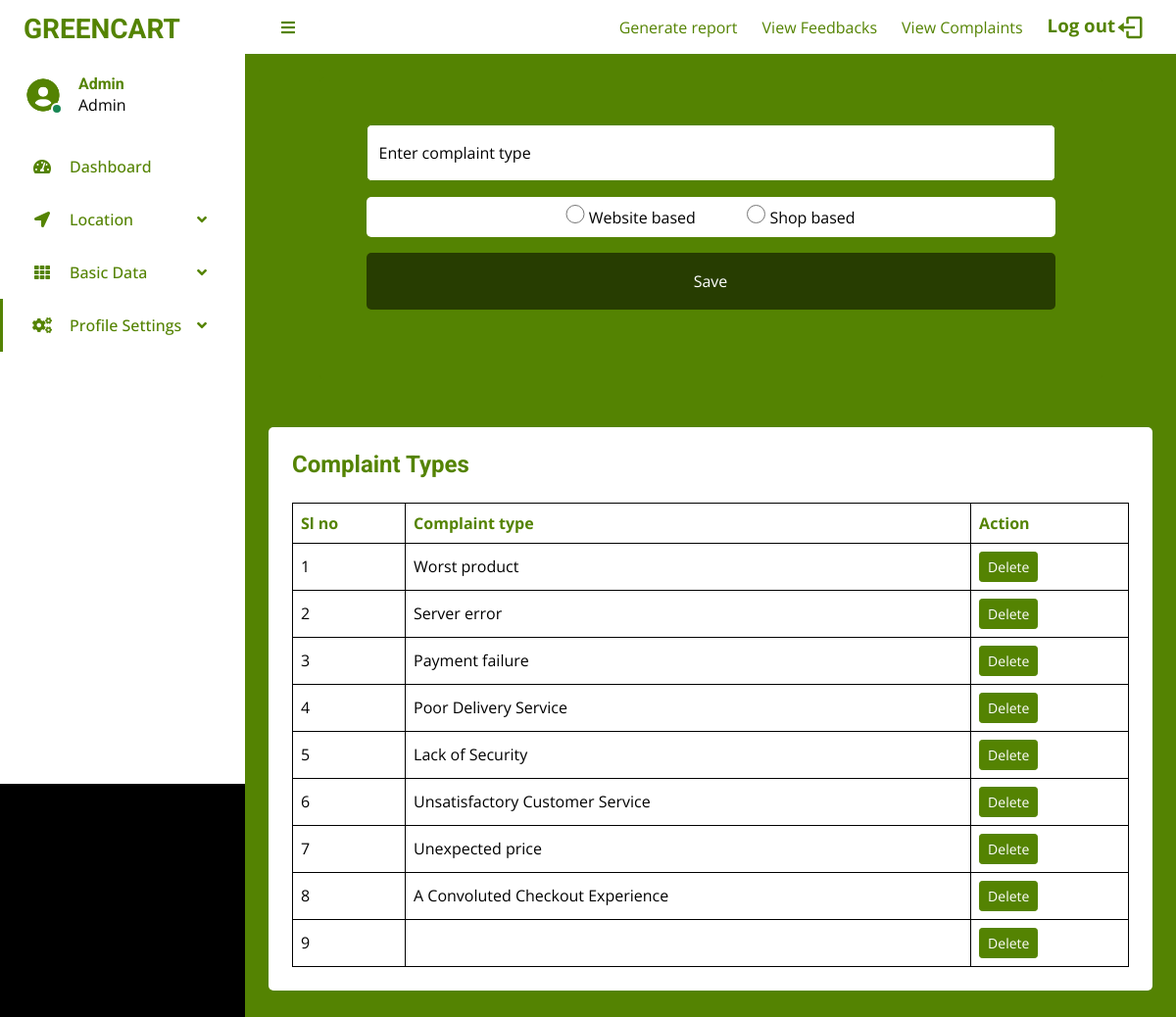
/Project/Admin/AdminComplaintType.php (signed in), run on the app's committed database.
### tables this page shows
CREATE TABLE `tbl_complaint_type` (
  `complaint_type_id` int(11) NOT NULL,
  `complaint_type_name` varchar(100) NOT NULL,
  `complaint_type_status` tinyint(4) NOT NULL,
  `complaint_type_del_status` tinyint(4) NOT NULL
);

### Project/Admin/AdminComplaintType.php (the view, shortened to what this page needs)
<?php
include("../Assets/Connection/connection.php");
    ?>
    <?php
$selQuery = "select * from tbl_admin where admin_id =" . $_SESSION['admin_id'];
$result = $conn->query($selQuery);
$data = $result->fetch_assoc();
            ?>
<!DOCTYPE html>
<html lang="en">
<head>
    <link href='https://unpkg.com/boxicons@2.1.4/css/boxicons.min.css' rel='stylesheet'>
    <link href="https://cdnjs.cloudflare.com/ajax/libs/font-awesome/5.10.0/css/all.min.css" rel="stylesheet">
    <link href="https://cdn.jsdelivr.net/npm/bootstrap-icons@1.4.1/font/bootstrap-icons.css" rel="stylesheet">
    <link href="../Assets//Template//AdminTemplate//darkpan-1.0.0//lib/owlcarousel/assets/owl.carousel.min.css"
        rel="stylesheet">
    <link
        href="../Assets//Template//AdminTemplate//darkpan-1.0.0//lib/tempusdominus/css/tempusdominus-bootstrap-4.min.css"
        rel="stylesheet" />
    <link href="../Assets//Template//AdminTemplate//darkpan-1.0.0//css/bootstrap.min.css" rel="stylesheet">
    <link rel="stylesheet" href="../Assets//Template//AdminTemplate//darkpan-1.0.0//css//style.css">
</head>
<body>
    <div class="container-fluid position-relative d-flex p-0">
        <?php include('../Assets/components/Admin/SideBar.php') ?>
        <div class="content" style="background: #548302;">
            <?php include('../Assets/components/Admin/NavBar.php') ?>
            <form action="" method="post">
                <div class="container-fluid">
                    <div class="row h-100 align-items-center justify-content-center">
                        <div class="col-12 col-sm-8 col-md-6 col-lg-5 col-xl-4" style="width:90%;">
                            <div class=" rounded p-4 p-sm-5 my-4 mx-3" style="background:#548302;">
                                <div class="form-floating mb-3">
                                    <input type="text" class="form-control" id="floatingText" placeholder="jhondoe"
                                        style="background: #fff;" name="txt_complaint_type">
                                    <label for="floatingText">Enter complaint type</label>
                                </div>
                                <div style="background: #fff;margin-bottom: 1em;text-align: center;"
                                    class="rounded p-2">
                                    <input style="accent-color:  #548302;width: 1.2em;height: 1.2em;" type="radio"
                                        name="radio_complaint_type_status" required value="1" id="">
                                    Website based
                                    <input style="accent-color:  #548302;width: 1.2em;height: 1.2em;margin-left: 3em;"
                                        type="radio" name="radio_complaint_type_status" required value="2" id="">
                                    Shop based
                                </div>
                                <button type="submit" class="btn  py-3 w-100 mb-4"
                                    style="color: #fff; background:  #273d01;" name="btn_save">
                                    Save
                                </button>
                            </div>
                        </div>
                    </div>
                </div>
            </form>
            <div class="container-fluid pt-4 px-4">
                <div class="text-center rounded p-4" style="background: #fff;">
                    <div class="d-flex align-items-center justify-content-between mb-4">
                        <h6 class="mb-0" style="color: #548302;font-size: 18pt;">Complaint Types</h6>
                    </div>
                    <div class="table-responsive">
                        <table class="table text-start align-middle table-bordered table-hover mb-0">
                            <thead>
                                <tr class="" style="color: #548302;">
                                    <th scope="col">Sl no</th>
                                    <th scope="col">Complaint type</th>
                                    <th scope="col">Action</th>
                                </tr>
                            </thead>
                            <tbody>
                                <?php
                                $selQuery = "select * from tbl_complaint_type";
                                $result = $conn->query($selQuery);
                                $tempCount = 0;
                                if ($result->num_rows) {
                                    $i = 0;
                                    while ($row = $result->fetch_assoc()) {
                                        $i++;
                                        if ($row['complaint_type_del_status'] == false) {
                                            ?>
                                            <tr>
                                                <td>
                                                    <?php echo $i ?>
                                                </td>
                                                <td>
                                                    <?php echo $row['complaint_type_name'] ?>
                                                </td>
                                                <td><a class="btn btn-sm btn-primary"
                                                        href="./AdminComplaintType.php?ctid=<?php echo $row['complaint_type_id'] ?>">Delete</a>
                                                </td>
                                            </tr>
                                            <?php
                                        } else {
                                            $tempCount++;
                                        }
                                    }
                                        ?>
                                        <?php
                                } else {
                                    ?>
                                    <tr>
                                        <th colspan="4" style="text-align: center;">No data available</th>
                                    </tr>
                                    <?php
                                }
                                ?>
                            </tbody>
                        </table>
                    </div>
                </div>
            </div>
            <br>
            <br>
            <br>
            <br>
        </div>
    </div>
</body>
</html>

### Project/Assets/components/Admin/SideBar.php (shortened to what this page needs)
<div class="sidebar pe-4 pb-3" style="background: #fff;">
            <nav class="navbar">
                <a href="index.html" class="navbar-brand mx-4 mb-3">
                    <h3 class="" style="color: #548302;">GREENCART</h3>
                </a>
                <div class="d-flex align-items-center ms-4 mb-4">
                    <div class="position-relative">
                        <img class="rounded-circle" src="../Assets//Template//AdminTemplate//darkpan-1.0.0//img/user.jpg" alt="" style="width: 40px; height: 40px;">
                        <div class="bg-success rounded-circle border border-2 border-white position-absolute end-0 bottom-0 p-1"></div>
                    </div>
                    <div class="ms-3">
                        <h6 class="mb-0" style="color: #548302;">
                            <?php echo $data['admin_name']; ?>
                        </h6>
                        <span>Admin</span>
                    </div>
                </div>
                <div class="navbar-nav w-100">
                    <a href="./AdminHomePage.php" class="nav-item nav-link"><i class="fa fa-tachometer-alt me-2"></i>Dashboard</a>
                    <div class="nav-item dropdown">
                        <a href="#" class="nav-link dropdown-toggle" data-bs-toggle="dropdown"><i class="fa fa-location-arrow me-2"></i>Location</a>
                    </div>
                    <div class="nav-item dropdown">
                        <a href="#" class="nav-link dropdown-toggle" data-bs-toggle="dropdown"><i class="fa fa-th me-2"></i>Basic Data</a>
                    </div>
                    <div class="nav-item dropdown">
                        <a href="#" class="nav-link dropdown-toggle active" data-bs-toggle="dropdown"><i class="fa fa fa-cogs me-2"></i>Profile Settings</a>
                    </div>
                    <a href="" class="nav-item nav-link">
                    </a>
                </div>
            </nav>
        </div>

### Project/Assets/Template/AdminTemplate/darkpan-1.0.0/css/style.css (style rules this page uses)
:root { --primary: #548302; --secondary: #fff; --light: #548302;; }
.btn { transition: .5s; }
.sidebar { position: fixed; top: 0; left: 0; bottom: 0; width: 250px; height: 100vh; overflow-y: auto; background: var(--secondary); transition: 0.5s; z-index: 999; }
.content { margin-left: 250px; min-height: 100vh; background: var(--dark); transition: 0.5s; }
@media (min-width: 992px) { .sidebar { margin-left: 0; } }
@media (min-width: 992px) { .content { width: calc(100% - 250px); } }
.sidebar .navbar .navbar-nav .nav-link { padding: 7px 20px; color: var(--light); font-weight: 500; border-left: 3px solid var(--secondary); border-radius: 0 30px 30px 0; outline: none; }
.sidebar .navbar .navbar-nav .nav-link:hover, .sidebar .navbar .navbar-nav .nav-link.active { color: var(--primary); background: var(--dark); border-color: var(--primary); }
.sidebar .navbar .navbar-nav .nav-link i { width: 40px; height: 40px; display: inline-flex; align-items: center; justify-content: center; background: var(--dark); border-radius: 40px; }
.sidebar .navbar .navbar-nav .nav-link:hover i, .sidebar .navbar .navbar-nav .nav-link.active i { background: var(--secondary); }
.sidebar .navbar .dropdown-toggle::after { position: absolute; top: 15px; right: 15px; border: none; content: "\f107"; font-family: "Font Awesome 5 Free"; font-weight: 900; transition: .5s; }

### data on the page
tbl_complaint_type: complaint_type_name "Worst product"
tbl_complaint_type: complaint_type_name "Server error"
tbl_complaint_type: complaint_type_name "Payment failure"
tbl_complaint_type: complaint_type_name "Poor Delivery Service"
tbl_complaint_type: complaint_type_name "Lack of Security"
tbl_complaint_type: complaint_type_name "Unsatisfactory Customer Service"
tbl_complaint_type: complaint_type_name "Unexpected price"
tbl_complaint_type: complaint_type_name "A Convoluted Checkout Experience"

### other printed values
$data['admin_name'] "Admin"
